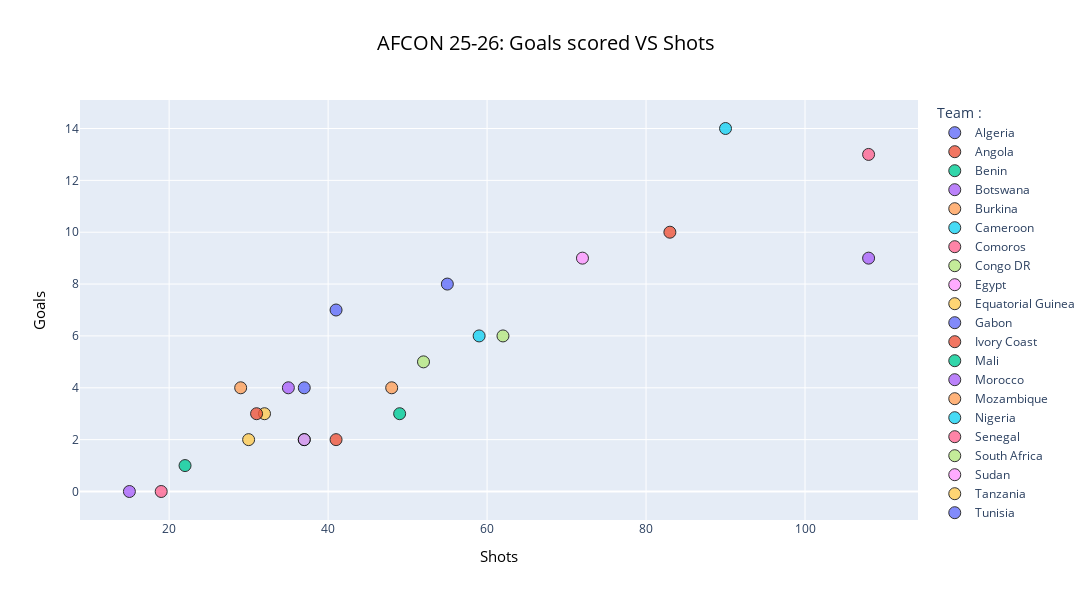

This figure's notebook cell:
### Code cell
# goals Vs shots
team_stat = pd.concat([afcon[["team1","team1_goals","team1_shots","team1_shots_on_target","team1_possession","team1_fouls","team1_red_cards","team1_yellow_cards"]].rename(columns={"team1":"Team","team1_goals":"Goals","team1_shots":"Shots","team1_shots_on_target":"Shots on target","team1_possession":"Possession","team1_fouls":"Fouls","team1_red_cards":"Red cards","team1_yellow_cards":"Yellow cards"}),afcon[["team2","team2_goals","team2_shots","team2_shots_on_target","team2_possession","team2_fouls","team2_red_cards","team2_yellow_cards"]].rename(columns={"team2": "Team","team2_goals":"Goals","team2_shots":"Shots","team1_shots_on_target":"Shots on target","team2_possession":"Possession","team2_fouls":"Fouls","team2_red_cards":"Red cards","team2_yellow_cards":"Yellow cards"})],axis=0)
goals=team_stat.groupby("Team")["Goals"].sum()
shots=team_stat.groupby("Team")["Shots"].sum()
fig=px.scatter(x=shots,y=goals,title="AFCON 25-26: Goals scored VS Shots ",color=goals.index, labels={"x": "Shots","y":"Goals","color":"Team"})
fig.update_layout(width=1200,height=600,legend_title_text="Team :",title_x=0.5,title_font=dict(size=20,color="black"),xaxis_title_font=dict(size=15,color="black"),yaxis_title_font=dict(size=15,color="black"))
fig.update_traces(marker=dict(size=12,line=dict(width=1,color="black")),opacity=0.8)
fig.show()
display(Image(r"C:\Users\dell\Desktop\AFCON project\Pictures\newplot4.png"))

### Figure 1 — Plotly figure (JSON) as saved in the notebook; plotly's stock layout.template omitted (floating-point values rounded to 4 significant figures)
{"data": [{"hovertemplate": "Team=Algeria<br>Shots=%{x}<br>Goals=%{y}<extra></extra>", "legendgroup": "Algeria", "marker": {"color": "#636efa", "line": {"color": "black", "width": 1}, "size": 12, "symbol": "circle"}, "mode": "markers", "name": "Algeria", "opacity": 0.8, "orientation": "v", "showlegend": true, "type": "scatter", "x": [55], "xaxis": "x", "y": [8], "yaxis": "y"}, {"hovertemplate": "Team=Angola<br>Shots=%{x}<br>Goals=%{y}<extra></extra>", "legendgroup": "Angola", "marker": {"color": "#EF553B", "line": {"color": "black", "width": 1}, "size": 12, "symbol": "circle"}, "mode": "markers", "name": "Angola", "opacity": 0.8, "orientation": "v", "showlegend": true, "type": "scatter", "x": [41], "xaxis": "x", "y": [2], "yaxis": "y"}, {"hovertemplate": "Team=Benin<br>Shots=%{x}<br>Goals=%{y}<extra></extra>", "legendgroup": "Benin", "marker": {"color": "#00cc96", "line": {"color": "black", "width": 1}, "size": 12, "symbol": "circle"}, "mode": "markers", "name": "Benin", "opacity": 0.8, "orientation": "v", "showlegend": true, "type": "scatter", "x": [37], "xaxis": "x", "y": [2], "yaxis": "y"}, {"hovertemplate": "Team=Botswana<br>Shots=%{x}<br>Goals=%{y}<extra></extra>", "legendgroup": "Botswana", "marker": {"color": "#ab63fa", "line": {"color": "black", "width": 1}, "size": 12, "symbol": "circle"}, "mode": "markers", "name": "Botswana", "opacity": 0.8, "orientation": "v", "showlegend": true, "type": "scatter", "x": [15], "xaxis": "x", "y": [0], "yaxis": "y"}, {"hovertemplate": "Team=Burkina<br>Shots=%{x}<br>Goals=%{y}<extra></extra>", "legendgroup": "Burkina", "marker": {"color": "#FFA15A", "line": {"color": "black", "width": 1}, "size": 12, "symbol": "circle"}, "mode": "markers", "name": "Burkina", "opacity": 0.8, "orientation": "v", "showlegend": true, "type": "scatter", "x": [48], "xaxis": "x", "y": [4], "yaxis": "y"}, {"hovertemplate": "Team=Cameroon<br>Shots=%{x}<br>Goals=%{y}<extra></extra>", "legendgroup": "Cameroon", "marker": {"color": "#19d3f3", "line": {"color": "black", "width": 1}, "size": 12, "symbol": "circle"}, "mode": "markers", "name": "Cameroon", "opacity": 0.8, "orientation": "v", "showlegend": true, "type": "scatter", "x": [59], "xaxis": "x", "y": [6], "yaxis": "y"}, {"hovertemplate": "Team=Comoros<br>Shots=%{x}<br>Goals=%{y}<extra></extra>", "legendgroup": "Comoros", "marker": {"color": "#FF6692", "line": {"color": "black", "width": 1}, "size": 12, "symbol": "circle"}, "mode": "markers", "name": "Comoros", "opacity": 0.8, "orientation": "v", "showlegend": true, "type": "scatter", "x": [19], "xaxis": "x", "y": [0], "yaxis": "y"}, {"hovertemplate": "Team=Congo DR<br>Shots=%{x}<br>Goals=%{y}<extra></extra>", "legendgroup": "Congo DR", "marker": {"color": "#B6E880", "line": {"color": "black", "width": 1}, "size": 12, "symbol": "circle"}, "mode": "markers", "name": "Congo DR", "opacity": 0.8, "orientation": "v", "showlegend": true, "type": "scatter", "x": [52], "xaxis": "x", "y": [5], "yaxis": "y"}, {"hovertemplate": "Team=Egypt<br>Shots=%{x}<br>Goals=%{y}<extra></extra>", "legendgroup": "Egypt", "marker": {"color": "#FF97FF", "line": {"color": "black", "width": 1}, "size": 12, "symbol": "circle"}, "mode": "markers", "name": "Egypt", "opacity": 0.8, "orientation": "v", "showlegend": true, "type": "scatter", "x": [72], "xaxis": "x", "y": [9], "yaxis": "y"}, {"hovertemplate": "Team=Equatorial Guinea<br>Shots=%{x}<br>Goals=%{y}<extra></extra>", "legendgroup": "Equatorial Guinea", "marker": {"color": "#FECB52", "line": {"color": "black", "width": 1}, "size": 12, "symbol": "circle"}, "mode": "markers", "name": "Equatorial Guinea", "opacity": 0.8, "orientation": "v", "showlegend": true, "type": "scatter", "x": [30], "xaxis": "x", "y": [2], "yaxis": "y"}, {"hovertemplate": "Team=Gabon<br>Shots=%{x}<br>Goals=%{y}<extra></extra>", "legendgroup": "Gabon", "marker": {"color": "#636efa", "line": {"color": "black", "width": 1}, "size": 12, "symbol": "circle"}, "mode": "markers", "name": "Gabon", "opacity": 0.8, "orientation": "v", "showlegend": true, "type": "scatter", "x": [37], "xaxis": "x", "y": [4], "yaxis": "y"}, {"hovertemplate": "Team=Ivory Coast<br>Shots=%{x}<br>Goals=%{y}<extra></extra>", "legendgroup": "Ivory Coast", "marker": {"color": "#EF553B", "line": {"color": "black", "width": 1}, "size": 12, "symbol": "circle"}, "mode": "markers", "name": "Ivory Coast", "opacity": 0.8, "orientation": "v", "showlegend": true, "type": "scatter", "x": [83], "xaxis": "x", "y": [10], "yaxis": "y"}, {"hovertemplate": "Team=Mali<br>Shots=%{x}<br>Goals=%{y}<extra></extra>", "legendgroup": "Mali", "marker": {"color": "#00cc96", "line": {"color": "black", "width": 1}, "size": 12, "symbol": "circle"}, "mode": "markers", "name": "Mali", "opacity": 0.8, "orientation": "v", "showlegend": true, "type": "scatter", "x": [49], "xaxis": "x", "y": [3], "yaxis": "y"}, {"hovertemplate": "Team=Morocco<br>Shots=%{x}<br>Goals=%{y}<extra></extra>", "legendgroup": "Morocco", "marker": {"color": "#ab63fa", "line": {"color": "black", "width": 1}, "size": 12, "symbol": "circle"}, "mode": "markers", "name": "Morocco", "opacity": 0.8, "orientation": "v", "showlegend": true, "type": "scatter", "x": [108], "xaxis": "x", "y": [9], "yaxis": "y"}, {"hovertemplate": "Team=Mozambique<br>Shots=%{x}<br>Goals=%{y}<extra></extra>", "legendgroup": "Mozambique", "marker": {"color": "#FFA15A", "line": {"color": "black", "width": 1}, "size": 12, "symbol": "circle"}, "mode": "markers", "name": "Mozambique", "opacity": 0.8, "orientation": "v", "showlegend": true, "type": "scatter", "x": [29], "xaxis": "x", "y": [4], "yaxis": "y"}, {"hovertemplate": "Team=Nigeria<br>Shots=%{x}<br>Goals=%{y}<extra></extra>", "legendgroup": "Nigeria", "marker": {"color": "#19d3f3", "line": {"color": "black", "width": 1}, "size": 12, "symbol": "circle"}, "mode": "markers", "name": "Nigeria", "opacity": 0.8, "orientation": "v", "showlegend": true, "type": "scatter", "x": [90], "xaxis": "x", "y": [14], "yaxis": "y"}, {"hovertemplate": "Team=Senegal<br>Shots=%{x}<br>Goals=%{y}<extra></extra>", "legendgroup": "Senegal", "marker": {"color": "#FF6692", "line": {"color": "black", "width": 1}, "size": 12, "symbol": "circle"}, "mode": "markers", "name": "Senegal", "opacity": 0.8, "orientation": "v", "showlegend": true, "type": "scatter", "x": [108], "xaxis": "x", "y": [13], "yaxis": "y"}, {"hovertemplate": "Team=South Africa<br>Shots=%{x}<br>Goals=%{y}<extra></extra>", "legendgroup": "South Africa", "marker": {"color": "#B6E880", "line": {"color": "black", "width": 1}, "size": 12, "symbol": "circle"}, "mode": "markers", "name": "South Africa", "opacity": 0.8, "orientation": "v", "showlegend": true, "type": "scatter", "x": [62], "xaxis": "x", "y": [6], "yaxis": "y"}, {"hovertemplate": "Team=Sudan<br>Shots=%{x}<br>Goals=%{y}<extra></extra>", "legendgroup": "Sudan", "marker": {"color": "#FF97FF", "line": {"color": "black", "width": 1}, "size": 12, "symbol": "circle"}, "mode": "markers", "name": "Sudan", "opacity": 0.8, "orientation": "v", "showlegend": true, "type": "scatter", "x": [37], "xaxis": "x", "y": [2], "yaxis": "y"}, {"hovertemplate": "Team=Tanzania<br>Shots=%{x}<br>Goals=%{y}<extra></extra>", "legendgroup": "Tanzania", "marker": {"color": "#FECB52", "line": {"color": "black", "width": 1}, "size": 12, "symbol": "circle"}, "mode": "markers", "name": "Tanzania", "opacity": 0.8, "orientation": "v", "showlegend": true, "type": "scatter", "x": [32], "xaxis": "x", "y": [3], "yaxis": "y"}, {"hovertemplate": "Team=Tunisia<br>Shots=%{x}<br>Goals=%{y}<extra></extra>", "legendgroup": "Tunisia", "marker": {"color": "#636efa", "line": {"color": "black", "width": 1}, "size": 12, "symbol": "circle"}, "mode": "markers", "name": "Tunisia", "opacity": 0.8, "orientation": "v", "showlegend": true, "type": "scatter", "x": [41], "xaxis": "x", "y": [7], "yaxis": "y"}, {"hovertemplate": "Team=Uganda<br>Shots=%{x}<br>Goals=%{y}<extra></extra>", "legendgroup": "Uganda", "marker": {"color": "#EF553B", "line": {"color": "black", "width": 1}, "size": 12, "symbol": "circle"}, "mode": "markers", "name": "Uganda", "opacity": 0.8, "orientation": "v", "showlegend": true, "type": "scatter", "x": [31], "xaxis": "x", "y": [3], "yaxis": "y"}, {"hovertemplate": "Team=Zambia<br>Shots=%{x}<br>Goals=%{y}<extra></extra>", "legendgroup": "Zambia", "marker": {"color": "#00cc96", "line": {"color": "black", "width": 1}, "size": 12, "symbol": "circle"}, "mode": "markers", "name": "Zambia", "opacity": 0.8, "orientation": "v", "showlegend": true, "type": "scatter", "x": [22], "xaxis": "x", "y": [1], "yaxis": "y"}, {"hovertemplate": "Team=Zimbabwe<br>Shots=%{x}<br>Goals=%{y}<extra></extra>", "legendgroup": "Zimbabwe", "marker": {"color": "#ab63fa", "line": {"color": "black", "width": 1}, "size": 12, "symbol": "circle"}, "mode": "markers", "name": "Zimbabwe", "opacity": 0.8, "orientation": "v", "showlegend": true, "type": "scatter", "x": [35], "xaxis": "x", "y": [4], "yaxis": "y"}], "layout": {"height": 600, "legend": {"title": {"text": "Team :"}, "tracegroupgap": 0}, "title": {"font": {"color": "black", "size": 20}, "text": "AFCON 25-26: Goals scored VS Shots ", "x": 0.5}, "width": 1200, "xaxis": {"anchor": "y", "domain": [0, 1], "title": {"font": {"color": "black", "size": 15}, "text": "Shots"}}, "yaxis": {"anchor": "x", "domain": [0, 1], "title": {"font": {"color": "black", "size": 15}, "text": "Goals"}}}}
